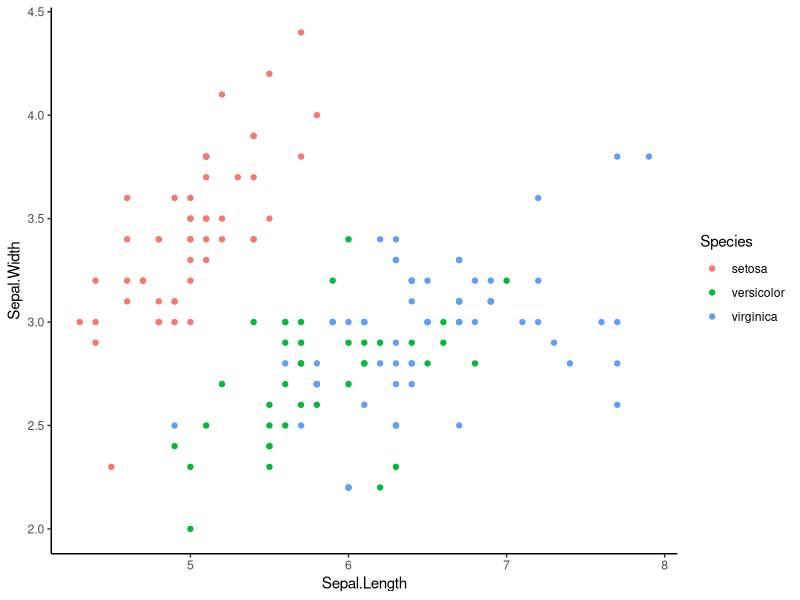

Generate this figure with R:
## ---- chunk 1

library(datasets)
library(ggplot2)

Sys.sleep(15)
print(Sys.time())

## ---- chunk 2

ggplot(iris, aes(x = Sepal.Length, y = Sepal.Width, color = Species)) +
  geom_point() +
  theme_classic()

## ---- chunk 3

saveRDS(iris, file = "iris.RDS")

